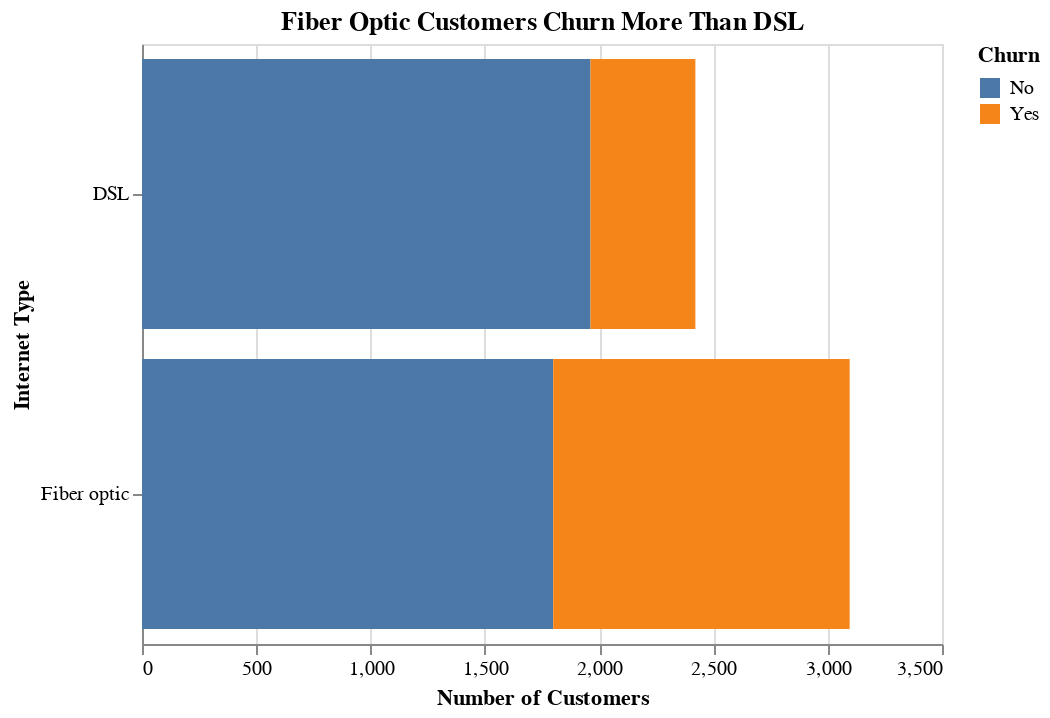

This figure's notebook cell:
### Code cell
alt.Chart(chart_data,
         title='Fiber Optic Customers Churn More Than DSL'
         ).mark_bar(
         ).encode(
            alt.X('sum(customerID)', title='Number of Customers'),
            alt.Y('InternetService', title='Internet Type'),
            color='Churn',
            order=alt.Order(
                'Churn',
                sort='ascending'
            )
         )

### Figure 1 — Vega-Lite specification as saved in the notebook (floating-point values rounded to 4 significant figures)
{"$schema": "https://vega.github.io/schema/vega-lite/v3.3.0.json", "config": {"mark": {"tooltip": null}, "view": {"height": 300, "width": 400}}, "data": {"name": "data-a12326c3a5368ef3d84683cabbd598a2"}, "datasets": {"data-a12326c3a5368ef3d84683cabbd598a2": [{"Churn": "No", "InternetService": "DSL", "customerID": 1962}, {"Churn": "Yes", "InternetService": "DSL", "customerID": 459}, {"Churn": "No", "InternetService": "Fiber optic", "customerID": 1799}, {"Churn": "Yes", "InternetService": "Fiber optic", "customerID": 1297}]}, "encoding": {"color": {"field": "Churn", "type": "nominal"}, "order": {"field": "Churn", "sort": "ascending", "type": "nominal"}, "x": {"aggregate": "sum", "field": "customerID", "title": "Number of Customers", "type": "quantitative"}, "y": {"field": "InternetService", "title": "Internet Type", "type": "nominal"}}, "mark": "bar", "title": "Fiber Optic Customers Churn More Than DSL"}
